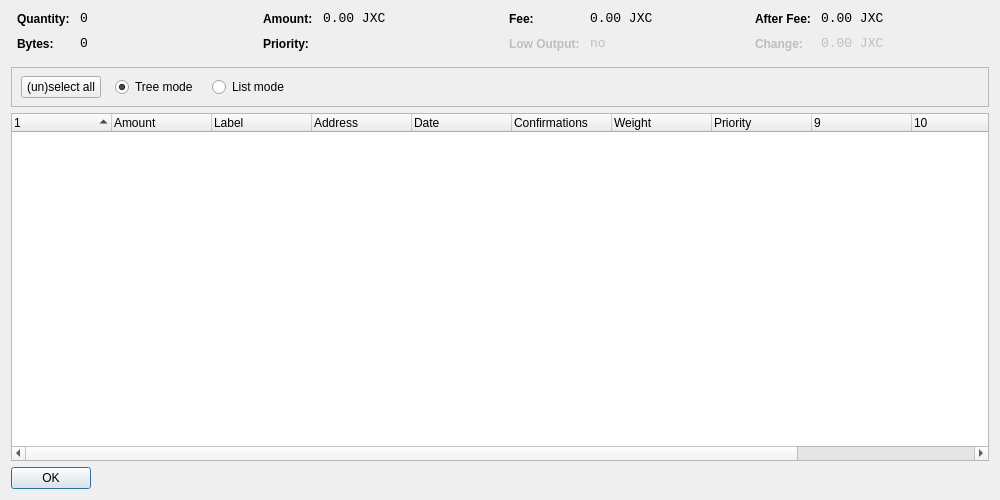
<?xml version="1.0" encoding="UTF-8"?>
<ui version="4.0">
 <class>CoinControlDialog</class>
 <widget class="QWidget" name="CoinControlDialog">
  <property name="geometry">
   <rect>
    <x>0</x>
    <y>0</y>
    <width>1000</width>
    <height>500</height>
   </rect>
  </property>
  <property name="windowTitle">
   <string>Coin Control</string>
  </property>
  <layout class="QVBoxLayout" name="verticalLayout">
   <item>
    <layout class="QHBoxLayout" name="horizontalLayoutTop" stretch="0,0,0,0">
     <property name="topMargin">
      <number>0</number>
     </property>
     <property name="bottomMargin">
      <number>10</number>
     </property>
     <item>
      <layout class="QFormLayout" name="formLayoutCoinControl1">
       <property name="horizontalSpacing">
        <number>10</number>
       </property>
       <property name="verticalSpacing">
        <number>10</number>
       </property>
       <property name="leftMargin">
        <number>6</number>
       </property>
       <property name="rightMargin">
        <number>6</number>
       </property>
       <item row="0" column="0">
        <widget class="QLabel" name="labelCoinControlQuantityText">
         <property name="styleSheet">
          <string notr="true">font-weight:bold;</string>
         </property>
         <property name="text">
          <string>Quantity:</string>
         </property>
        </widget>
       </item>
       <item row="0" column="1">
        <widget class="QLabel" name="labelCoinControlQuantity">
         <property name="font">
          <font>
           <family>Monospace</family>
           <pointsize>10</pointsize>
          </font>
         </property>
         <property name="cursor">
          <cursorShape>IBeamCursor</cursorShape>
         </property>
         <property name="contextMenuPolicy">
          <enum>Qt::ActionsContextMenu</enum>
         </property>
         <property name="text">
          <string notr="true">0</string>
         </property>
         <property name="textInteractionFlags">
          <set>Qt::LinksAccessibleByMouse|Qt::TextSelectableByKeyboard|Qt::TextSelectableByMouse</set>
         </property>
        </widget>
       </item>
       <item row="1" column="0">
        <widget class="QLabel" name="labelCoinControlBytesText">
         <property name="styleSheet">
          <string notr="true">font-weight:bold;</string>
         </property>
         <property name="text">
          <string>Bytes:</string>
         </property>
        </widget>
       </item>
       <item row="1" column="1">
        <widget class="QLabel" name="labelCoinControlBytes">
         <property name="font">
          <font>
           <family>Monospace</family>
           <pointsize>10</pointsize>
          </font>
         </property>
         <property name="cursor">
          <cursorShape>IBeamCursor</cursorShape>
         </property>
         <property name="contextMenuPolicy">
          <enum>Qt::ActionsContextMenu</enum>
         </property>
         <property name="text">
          <string notr="true">0</string>
         </property>
         <property name="textInteractionFlags">
          <set>Qt::LinksAccessibleByMouse|Qt::TextSelectableByKeyboard|Qt::TextSelectableByMouse</set>
         </property>
        </widget>
       </item>
      </layout>
     </item>
     <item>
      <layout class="QFormLayout" name="formLayoutCoinControl2">
       <property name="horizontalSpacing">
        <number>10</number>
       </property>
       <property name="verticalSpacing">
        <number>10</number>
       </property>
       <property name="leftMargin">
        <number>6</number>
       </property>
       <property name="rightMargin">
        <number>6</number>
       </property>
       <item row="0" column="0">
        <widget class="QLabel" name="labelCoinControlAmountText">
         <property name="styleSheet">
          <string notr="true">font-weight:bold;</string>
         </property>
         <property name="text">
          <string>Amount:</string>
         </property>
        </widget>
       </item>
       <item row="0" column="1">
        <widget class="QLabel" name="labelCoinControlAmount">
         <property name="font">
          <font>
           <family>Monospace</family>
           <pointsize>10</pointsize>
          </font>
         </property>
         <property name="cursor">
          <cursorShape>IBeamCursor</cursorShape>
         </property>
         <property name="contextMenuPolicy">
          <enum>Qt::ActionsContextMenu</enum>
         </property>
         <property name="text">
          <string notr="true">0.00 JXC</string>
         </property>
         <property name="textInteractionFlags">
          <set>Qt::LinksAccessibleByMouse|Qt::TextSelectableByKeyboard|Qt::TextSelectableByMouse</set>
         </property>
        </widget>
       </item>
       <item row="1" column="0">
        <widget class="QLabel" name="labelCoinControlPriorityText">
         <property name="styleSheet">
          <string notr="true">font-weight:bold;</string>
         </property>
         <property name="text">
          <string>Priority:</string>
         </property>
        </widget>
       </item>
       <item row="1" column="1">
        <widget class="QLabel" name="labelCoinControlPriority">
         <property name="font">
          <font>
           <family>Monospace</family>
           <pointsize>10</pointsize>
          </font>
         </property>
         <property name="cursor">
          <cursorShape>IBeamCursor</cursorShape>
         </property>
         <property name="contextMenuPolicy">
          <enum>Qt::ActionsContextMenu</enum>
         </property>
         <property name="text">
          <string/>
         </property>
         <property name="textInteractionFlags">
          <set>Qt::LinksAccessibleByMouse|Qt::TextSelectableByKeyboard|Qt::TextSelectableByMouse</set>
         </property>
        </widget>
       </item>
      </layout>
     </item>
     <item>
      <layout class="QFormLayout" name="formLayoutCoinControl3">
       <property name="horizontalSpacing">
        <number>10</number>
       </property>
       <property name="verticalSpacing">
        <number>10</number>
       </property>
       <property name="leftMargin">
        <number>6</number>
       </property>
       <property name="rightMargin">
        <number>6</number>
       </property>
       <item row="0" column="0">
        <widget class="QLabel" name="labelCoinControlFeeText">
         <property name="styleSheet">
          <string notr="true">font-weight:bold;</string>
         </property>
         <property name="text">
          <string>Fee:</string>
         </property>
        </widget>
       </item>
       <item row="0" column="1">
        <widget class="QLabel" name="labelCoinControlFee">
         <property name="font">
          <font>
           <family>Monospace</family>
           <pointsize>10</pointsize>
          </font>
         </property>
         <property name="cursor">
          <cursorShape>IBeamCursor</cursorShape>
         </property>
         <property name="contextMenuPolicy">
          <enum>Qt::ActionsContextMenu</enum>
         </property>
         <property name="text">
          <string notr="true">0.00 JXC</string>
         </property>
         <property name="textInteractionFlags">
          <set>Qt::LinksAccessibleByMouse|Qt::TextSelectableByKeyboard|Qt::TextSelectableByMouse</set>
         </property>
        </widget>
       </item>
       <item row="1" column="0">
        <widget class="QLabel" name="labelCoinControlLowOutputText">
         <property name="enabled">
          <bool>false</bool>
         </property>
         <property name="styleSheet">
          <string notr="true">font-weight:bold;</string>
         </property>
         <property name="text">
          <string>Low Output:</string>
         </property>
        </widget>
       </item>
       <item row="1" column="1">
        <widget class="QLabel" name="labelCoinControlLowOutput">
         <property name="enabled">
          <bool>false</bool>
         </property>
         <property name="font">
          <font>
           <family>Monospace</family>
           <pointsize>10</pointsize>
          </font>
         </property>
         <property name="cursor">
          <cursorShape>IBeamCursor</cursorShape>
         </property>
         <property name="contextMenuPolicy">
          <enum>Qt::ActionsContextMenu</enum>
         </property>
         <property name="text">
          <string>no</string>
         </property>
         <property name="textInteractionFlags">
          <set>Qt::LinksAccessibleByMouse|Qt::TextSelectableByKeyboard|Qt::TextSelectableByMouse</set>
         </property>
        </widget>
       </item>
      </layout>
     </item>
     <item>
      <layout class="QFormLayout" name="formLayoutCoinControl4">
       <property name="horizontalSpacing">
        <number>10</number>
       </property>
       <property name="verticalSpacing">
        <number>10</number>
       </property>
       <property name="leftMargin">
        <number>6</number>
       </property>
       <property name="rightMargin">
        <number>6</number>
       </property>
       <item row="0" column="0">
        <widget class="QLabel" name="labelCoinControlAfterFeeText">
         <property name="styleSheet">
          <string notr="true">font-weight:bold;</string>
         </property>
         <property name="text">
          <string>After Fee:</string>
         </property>
        </widget>
       </item>
       <item row="0" column="1">
        <widget class="QLabel" name="labelCoinControlAfterFee">
         <property name="font">
          <font>
           <family>Monospace</family>
           <pointsize>10</pointsize>
          </font>
         </property>
         <property name="cursor">
          <cursorShape>IBeamCursor</cursorShape>
         </property>
         <property name="contextMenuPolicy">
          <enum>Qt::ActionsContextMenu</enum>
         </property>
         <property name="text">
          <string notr="true">0.00 JXC</string>
         </property>
         <property name="textInteractionFlags">
          <set>Qt::LinksAccessibleByMouse|Qt::TextSelectableByKeyboard|Qt::TextSelectableByMouse</set>
         </property>
        </widget>
       </item>
       <item row="1" column="0">
        <widget class="QLabel" name="labelCoinControlChangeText">
         <property name="enabled">
          <bool>false</bool>
         </property>
         <property name="styleSheet">
          <string notr="true">font-weight:bold;</string>
         </property>
         <property name="text">
          <string>Change:</string>
         </property>
        </widget>
       </item>
       <item row="1" column="1">
        <widget class="QLabel" name="labelCoinControlChange">
         <property name="enabled">
          <bool>false</bool>
         </property>
         <property name="font">
          <font>
           <family>Monospace</family>
           <pointsize>10</pointsize>
          </font>
         </property>
         <property name="cursor">
          <cursorShape>IBeamCursor</cursorShape>
         </property>
         <property name="contextMenuPolicy">
          <enum>Qt::ActionsContextMenu</enum>
         </property>
         <property name="text">
          <string notr="true">0.00 JXC</string>
         </property>
         <property name="textInteractionFlags">
          <set>Qt::LinksAccessibleByMouse|Qt::TextSelectableByKeyboard|Qt::TextSelectableByMouse</set>
         </property>
        </widget>
       </item>
      </layout>
     </item>
    </layout>
   </item>
   <item>
    <widget class="QFrame" name="frame">
     <property name="minimumSize">
      <size>
       <width>0</width>
       <height>40</height>
      </size>
     </property>
     <property name="frameShape">
      <enum>QFrame::StyledPanel</enum>
     </property>
     <property name="frameShadow">
      <enum>QFrame::Sunken</enum>
     </property>
     <widget class="QWidget" name="horizontalLayoutWidget">
      <property name="geometry">
       <rect>
        <x>10</x>
        <y>0</y>
        <width>781</width>
        <height>41</height>
       </rect>
      </property>
      <layout class="QHBoxLayout" name="horizontalLayoutPanel" stretch="0,0,0,0">
       <property name="spacing">
        <number>14</number>
       </property>
       <item>
        <widget class="QPushButton" name="pushButtonSelectAll">
         <property name="sizePolicy">
          <sizepolicy hsizetype="Maximum" vsizetype="Fixed">
           <horstretch>0</horstretch>
           <verstretch>0</verstretch>
          </sizepolicy>
         </property>
         <property name="text">
          <string>(un)select all</string>
         </property>
        </widget>
       </item>
       <item>
        <widget class="QRadioButton" name="radioTreeMode">
         <property name="sizePolicy">
          <sizepolicy hsizetype="Maximum" vsizetype="Fixed">
           <horstretch>0</horstretch>
           <verstretch>0</verstretch>
          </sizepolicy>
         </property>
         <property name="text">
          <string>Tree mode</string>
         </property>
         <property name="checked">
          <bool>true</bool>
         </property>
        </widget>
       </item>
       <item>
        <widget class="QRadioButton" name="radioListMode">
         <property name="sizePolicy">
          <sizepolicy hsizetype="Maximum" vsizetype="Fixed">
           <horstretch>0</horstretch>
           <verstretch>0</verstretch>
          </sizepolicy>
         </property>
         <property name="text">
          <string>List mode</string>
         </property>
        </widget>
       </item>
       <item>
        <spacer name="horizontalSpacer">
         <property name="orientation">
          <enum>Qt::Horizontal</enum>
         </property>
         <property name="sizeHint" stdset="0">
          <size>
           <width>40</width>
           <height>20</height>
          </size>
         </property>
        </spacer>
       </item>
      </layout>
     </widget>
    </widget>
   </item>
   <item>
    <widget class="CoinControlTreeWidget" name="treeWidget">
     <property name="contextMenuPolicy">
      <enum>Qt::CustomContextMenu</enum>
     </property>
     <property name="sortingEnabled">
      <bool>false</bool>
     </property>
     <property name="columnCount">
      <number>12</number>
     </property>
     <attribute name="headerShowSortIndicator" stdset="0">
      <bool>true</bool>
     </attribute>
     <attribute name="headerStretchLastSection">
      <bool>false</bool>
     </attribute>
     <column>
      <property name="text">
       <string/>
      </property>
     </column>
     <column>
      <property name="text">
       <string>Amount</string>
      </property>
     </column>
     <column>
      <property name="text">
       <string>Label</string>
      </property>
     </column>
     <column>
      <property name="text">
       <string>Address</string>
      </property>
     </column>
     <column>
      <property name="text">
       <string>Date</string>
      </property>
     </column>
     <column>
      <property name="text">
       <string>Confirmations</string>
      </property>
      <property name="toolTip">
       <string>Confirmed</string>
      </property>
     </column>
     <column>
      <property name="text">
       <string>Weight</string>
      </property>
     </column>
     <column>
      <property name="text">
       <string>Priority</string>
      </property>
     </column>
     <column>
      <property name="text">
       <string/>
      </property>
     </column>
     <column>
      <property name="text">
       <string/>
      </property>
     </column>
     <column>
      <property name="text">
       <string/>
      </property>
     </column>
     <column>
      <property name="text">
       <string/>
      </property>
     </column>
    </widget>
   </item>
   <item>
    <widget class="QDialogButtonBox" name="buttonBox">
     <property name="sizePolicy">
      <sizepolicy hsizetype="Maximum" vsizetype="Fixed">
       <horstretch>0</horstretch>
       <verstretch>0</verstretch>
      </sizepolicy>
     </property>
     <property name="orientation">
      <enum>Qt::Horizontal</enum>
     </property>
     <property name="standardButtons">
      <set>QDialogButtonBox::Ok</set>
     </property>
    </widget>
   </item>
  </layout>
 </widget>
 <customwidgets>
  <customwidget>
   <class>CoinControlTreeWidget</class>
   <extends>QTreeWidget</extends>
   <header>coincontroltreewidget.h</header>
  </customwidget>
 </customwidgets>
 <resources/>
 <connections/>
</ui>
